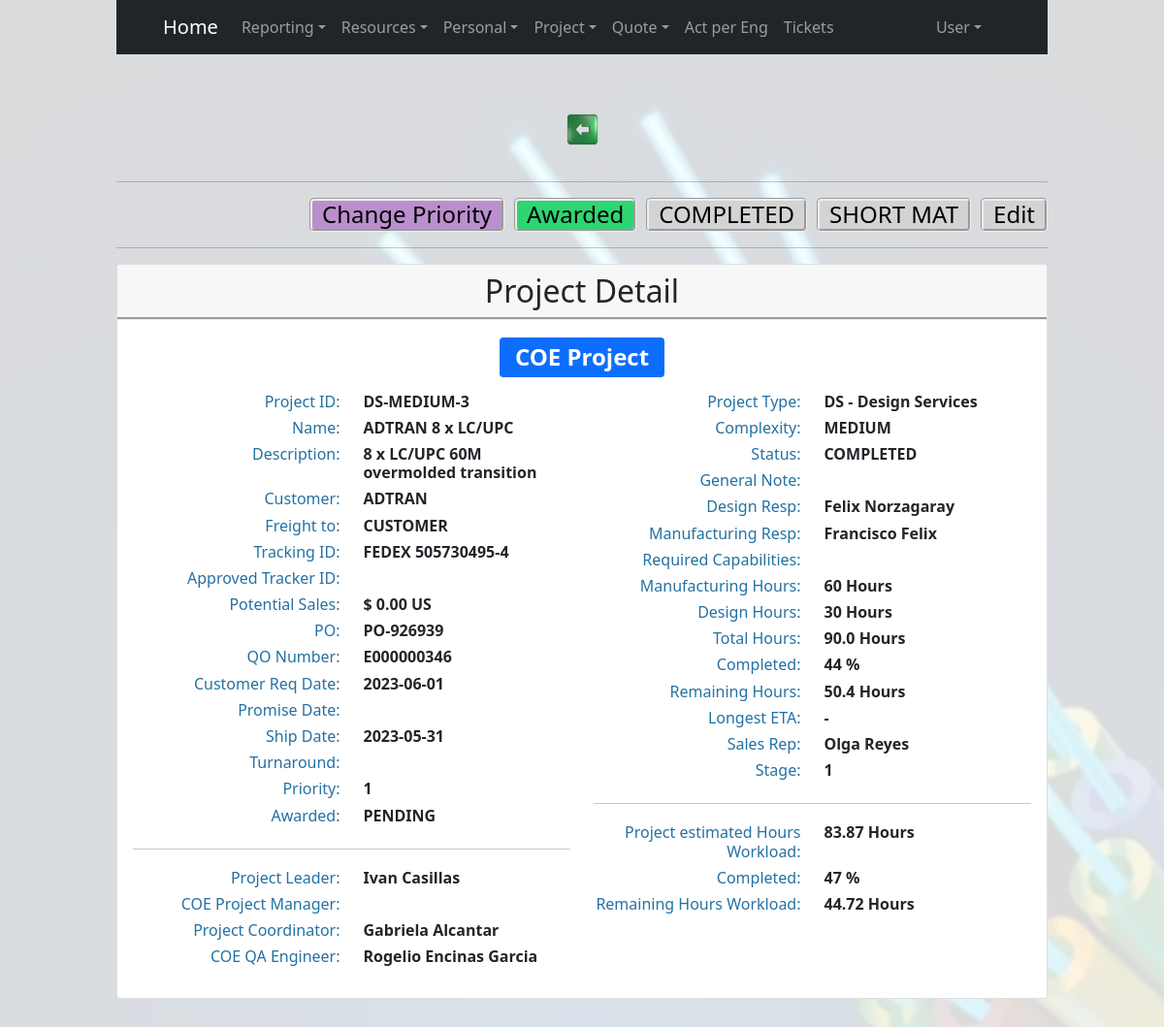
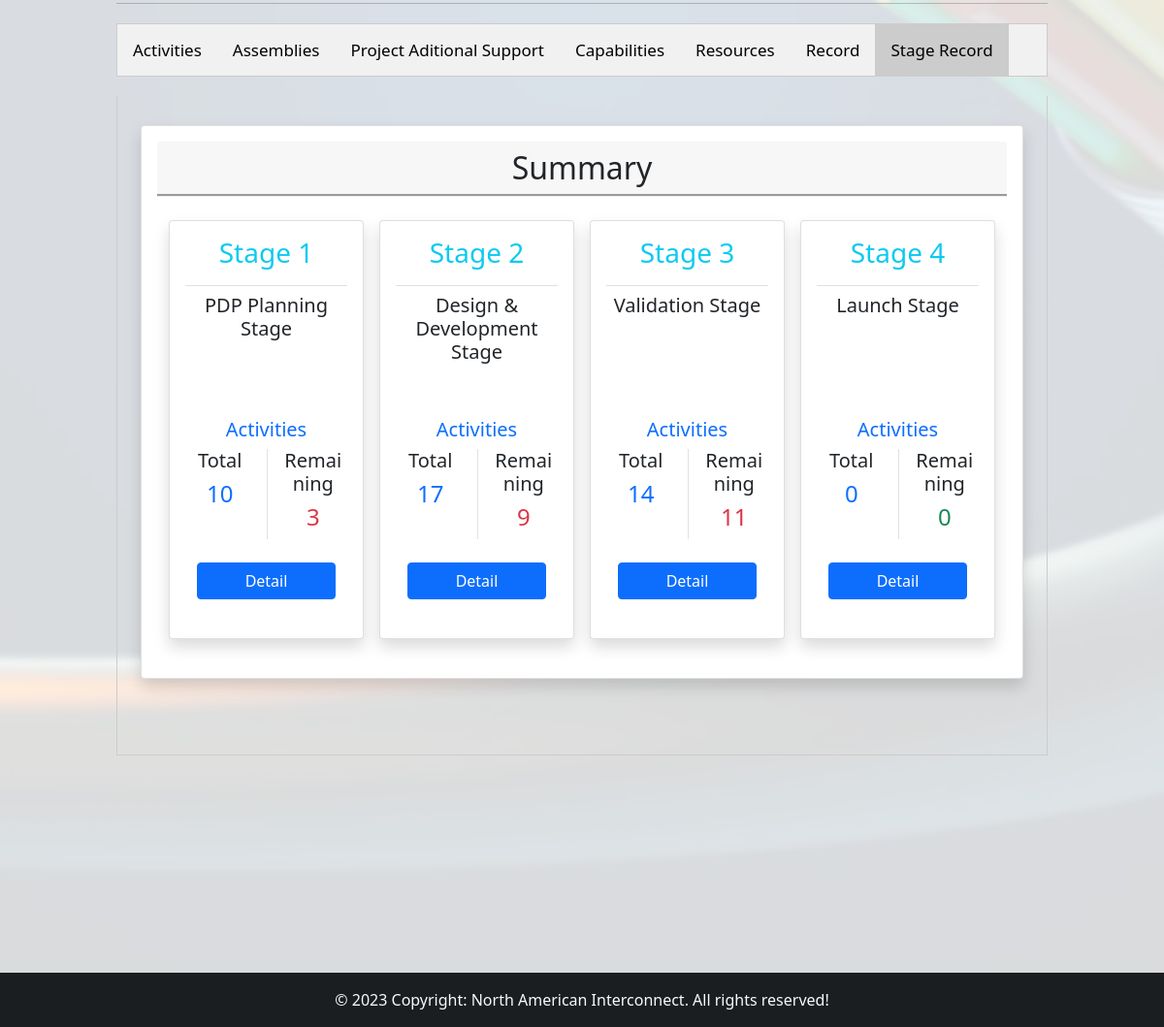
The app's page /pages/proyecto_detalle/proyecto_detalle_coe.php?id=356&back=engineer_activities (signed in) with its own data (2 pictures, top to bottom).
### tables this page shows
CREATE TABLE `etapa` (
  `idEtapa` int(11) NOT NULL,
  `nombre` varchar(50) NOT NULL,
  `descripcion` text DEFAULT NULL,
  `fechaCrea` datetime NOT NULL DEFAULT current_timestamp()
);

### pages/proyecto_detalle/proyecto_detalle_coe.php (the view, shortened to what the rows shown need)
<?php session_start();
  function cleanInput($value)
  {
      $value = preg_replace("/[\'\")(;|`,<>]/", "", $value);
      return $value;
  }
  if (isset($_GET['id'])) {
      $id = cleanInput($_GET['id']);
      require "../../inc/headerBoostrap.php";
      $stmt->execute();
  }
  while ($resultado = $stmt->fetch()) {
      ?>
<!DOCTYPE html>
<?php  if (in_array(7, $_SESSION["permisos"])) { ?>
<div class="stage-label">
  <a href="../proyecto_alta/proyecto_alta_coe.php?id=<?php echo $id; ?>">
    <h2 class="neutral_status" id="editButton">Edit</h2>
  </a>
  <a href="#" onclick="abrirVentanaCorto(event)">
    <h2 class="neutral_status" id="editShort">SHORT MAT</h2>
  </a>
  <?php if ($resultado->snombre == "YELLOW STATUS") { ?>
  <a href="#" onclick="abrirVentanaStatus(event)">
    <h2 class="yellow_status" idStatus='<?php echo $resultado->idStatus; ?>' id="statusLabel">YELLOW STATUS</h2>
  </a>
  <?php } elseif ($resultado->snombre == "GREEN STATUS") { ?>
  <a href="#" onclick="abrirVentanaStatus(event)">
    <h2 class="green_status" idStatus='<?php echo $resultado->idStatus; ?>' id="statusLabel">GREEN STATUS</h2>
  </a>
  <?php } elseif ($resultado->snombre == "RED STATUS") { ?>
  <a href="#" onclick="abrirVentanaStatus(event)">
    <h2 class="red_status" idStatus='<?php echo $resultado->idStatus; ?>' id="statusLabel">RED STATUS</h2>
  </a>
  <?php } else { ?>
  <a href="#" onclick="abrirVentanaStatus(event)">
    <h2 class="neutral_status" idStatus='<?php echo $resultado->idStatus; ?>' id="statusLabel"><?php echo $resultado->snombre ?></h2>
  </a>
  <?php }
          if ($resultado->awarded != 1) { ?>
  <a href="#" onclick="assignAwarded(this)">
    <h2 class="neutral_status" id="editAwarded" style="background-color: #2ed573;">Awarded</h2>
  </a>
  <?php } elseif ($resultado->awarded == 1) { ?>
  <a href="#" onclick="cancelAwarded(this)">
    <h2 class="neutral_status" id="cancelAwarded" style="background-color: #E59866;">UnAwarded</h2>
  </a>
  <?php } ?>
  <a href="#" onclick="abrirVentanaPrioridad()">
    <h2 class="neutral_status" id="editPriority" style="background-color: #BB8FCE;">Change Priority</h2>
  </a>
</div>
<?php  } ?>
<div class="card mb-3">
    <h2 class="card-header text-center ">Project Detail<h2>
      <div class="container text-center mt-3">
      <?php if ($resultado->isApplication == 1) { ?>
                <span class="badge bg-success">Application Project</span>
      <?php } else { ?>
                <span class="badge bg-primary">COE Project</span>
      <?php } ?>
    </div>
    <div class="card-body">
        <div class="row">
            <div class="col-12">
            </div>
        </div>
    </div>
</div>
<?php
  }
?>
<div id="stages" class="tabcontent">
  <?php
      $controller = new ActivityStage();
      $controller->render($id);
   ?>
</div>

### pages/activityStage/activityStageView.php (shortened to what the rows shown need)
<?php
    $stageModel = $this->d['activityStages'];
?>
<!DOCTYPE html>
<html lang="es">
  <div class="row">
    <div class="col-12 p-4">
        <div class="card shadow p-3 bg-body rounded">
            <h2 class="card-header text-center ">Summary</h2>
            <div class="card-body">
                <div class="row">
                    <div class="col-12">
                        <div class="row">
                          <?php foreach ($stageModel->getStages() as $stage) { ?>
                            <div class="col col-lg-3 col-md-3 col-sm-12 p-2">
                                <div class="card shadow p-3 mb-5 bg-body rounded h-100">
                                    <h3 class="text-info text-center border-bottom pl-4 pb-3"><?php echo $stage->getName(); ?></h3>
                                    <h5 class="text-dark text-center"><?php echo $stage->getDescription(); ?></h5>
                                    <div class="row mt-auto v-100">
                                        <div class="col-12">
                                            <h5 class="text-primary text-center">Activities</h5>
                                        </div>
                                        <div class="col-6">
                                            <h5 class="text-dark text-center">Total</h5>
                                            <h4 class="text-primary text-center"><?php echo $stage->getTotal(); ?></h4>
                                        </div>
                                        <div class="col-6 border-start pl-4">
                                            <h5 class="text-dark text-center">Remaining</h5>
                                            <?php if ($stage->getTotal() - $stage->getCompleted() == 0): ?>
                                                      <h4 class="text-success text-center">0</h4>
                                            <?php else: ?>
                                                      <h4 class="text-danger text-center"><?php echo $stage->getTotal() - $stage->getCompleted(); ?></h4>
                                            <?php endif; ?>
                                        </div>
                                    </div>
                                    <div class="row p-4">
                                        <button type="button" class="btn btn-primary" onclick="existStageReport(<?php echo $stage->getId(); ?>)">Detail</button>
                                    </div>
                                </div>
                            </div>
                          <?php } ?>
                        </div>
                    </div>
                </div>
            </div>
        </div>
    </div>
  </div>
</html>

### records on screen
etapa: nombre "Stage 1", descripcion "PDP Planning Stage", Total "10", Completed "3"
etapa: nombre "Stage 2", descripcion "Design & Development Stage", Total "17", Completed "9"
etapa: nombre "Stage 3", descripcion "Validation Stage", Total "14", $stage->getTotal()-$stage->getCompleted() "11"
etapa: nombre "Stage 4", descripcion "Launch Stage", Total "0"

### other values on screen
$resultado->snombre "COMPLETED"
$resultado->projectID "DS-MEDIUM-3"
$resultado->pnombre "ADTRAN 8 x LC/UPC"
$resultado->descripcion "8 x LC/UPC 60M overmolded transition"
$resultado->nombreCliente "ADTRAN"
$resultado->cobrarA "CUSTOMER"
$resultado->tracking "FEDEX 505730495-4"
$resultado->ventasPotenciales "0.00"
$resultado->PO "PO-926939"
$resultado->qtoNumber "E000000346"
$resultado->fechaReqCliente "2023-06-01"
$resultado->fechaEmbarque "2023-05-31"
$resultado->prioridad "1"
$resultado->liderProyecto "Ivan Casillas"
$resultado->coordinadorProyecto "Gabriela Alcantar"
